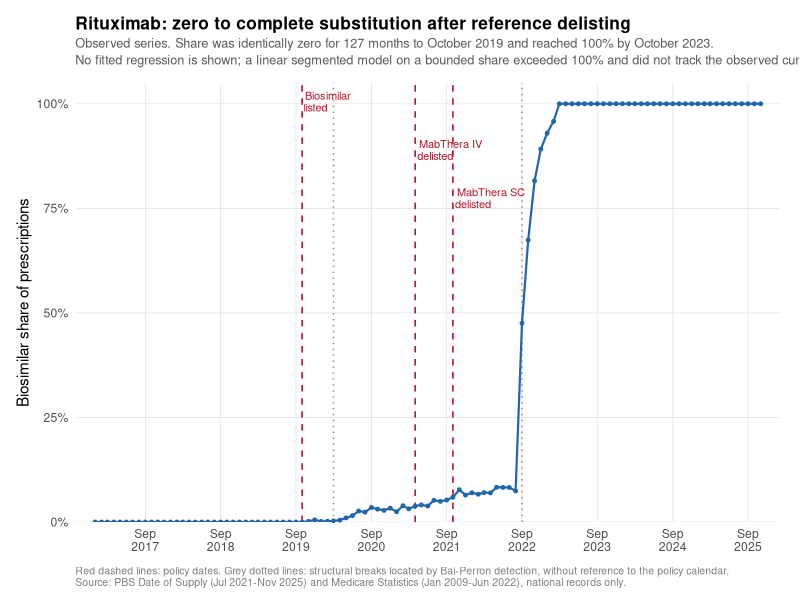
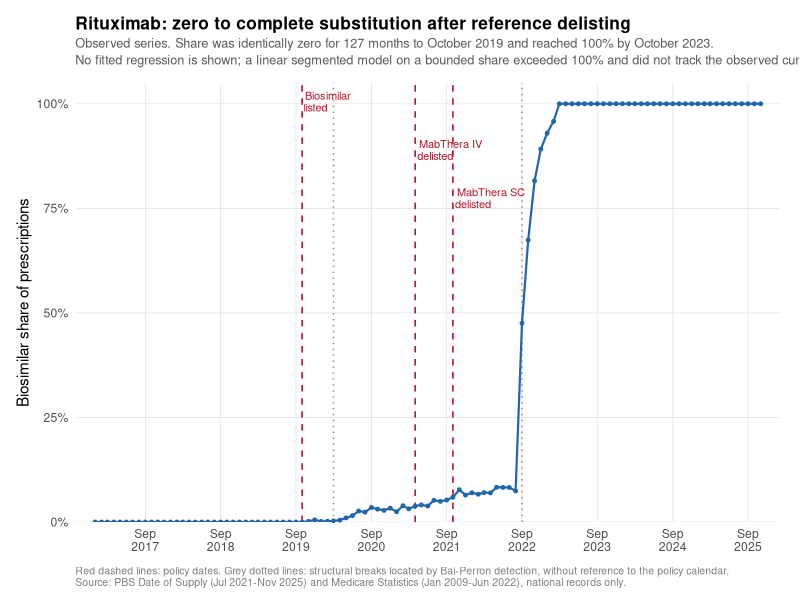
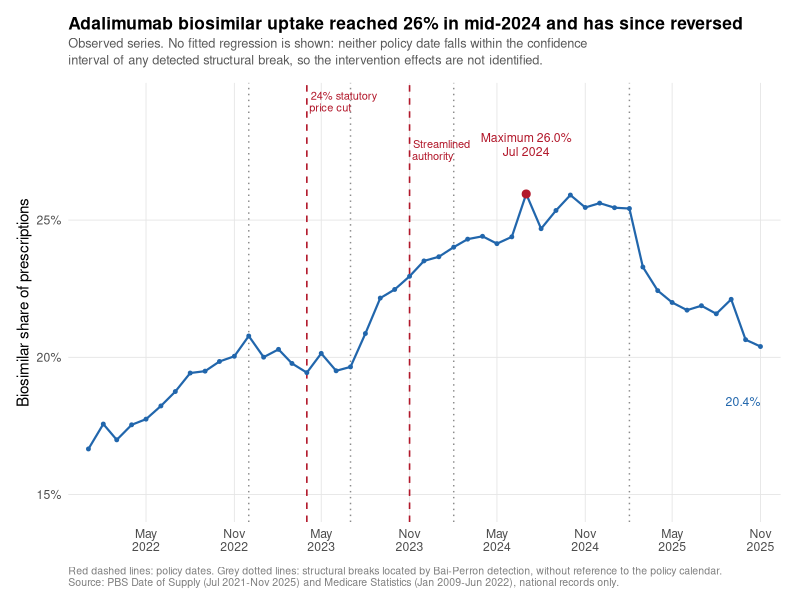
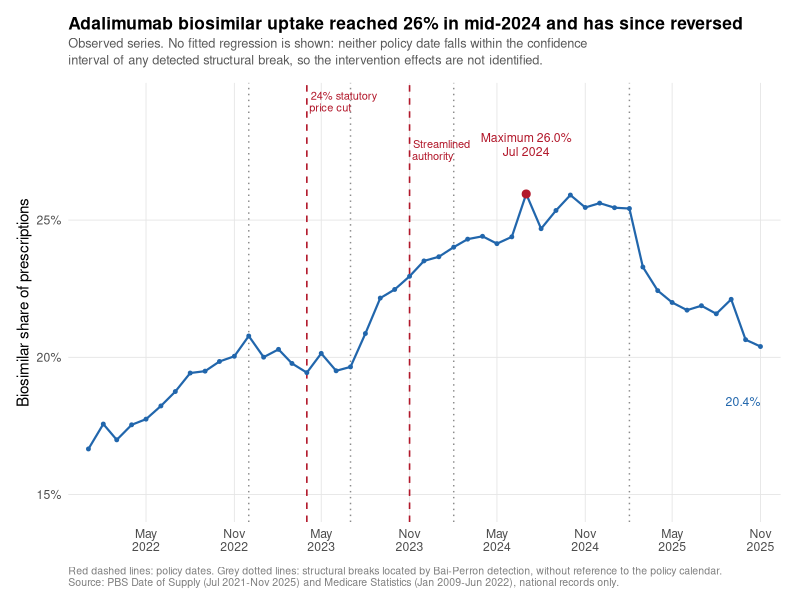

Reproduce these figures in R, in order.
################################################################################
# 09_figure2_observed.R
#
# Main-text Figure 2, rebuilt for the R1 revision.
#
# The submitted Figure 2 showed a fitted segmented regression over the
# adalimumab series. That figure can no longer appear in the main text: the two
# modelled policy dates do not fall within the confidence interval of any
# structural break detected in the series, so the intervention effects are not
# identified and drawing the fitted line would assert an inference the design
# does not support. The fitted version is retained in Additional file 1
# alongside the A5 coefficients, reported for completeness only.
#
# This script draws the series as observed, marks the two policy dates, and
# marks the four Bai-Perron breaks so the reader can see directly that they do
# not coincide.
#
# Inputs:  data/processed/market_share_national.csv
# Outputs: outputs/figures/fig1_rituximab_observed.{pdf,png}
#          outputs/figures/fig2_adalimumab_observed.{pdf,png}
#
# Figure 1 is rebuilt on the same principle. The submitted version drew the
# fitted segmented regression over rituximab, and that line rises above 100%
# market share by 2025 while missing the observed sigmoid entirely -- a linear
# segmented model on a bounded proportion. Having withdrawn the fitted line from
# Figure 2 because the coefficients are not precisely attributed, it would be
# incoherent to keep it in Figure 1. Both figures now show the series as
# observed, which is also the stronger evidence for the rituximab claim: a
# decade at exactly zero followed by a complete switch needs no fitted line.
################################################################################

library(tidyverse)
library(lubridate)
library(here)
library(scales)
library(strucchange)
library(cli)

make_fig <- function(mol, start, ylim, ybreak_lab, policy, title, subtitle, outname,
                     annotate_peak = TRUE, detect_from = start) {
  # Breaks are detected on the ANALYSIS window (detect_from), which for
  # rituximab is the full series, so that the breaks drawn match those reported
  # in the text. `start` only truncates what is displayed, for legibility.
  full <- read_csv(here("data", "processed", "market_share_national.csv"),
                   show_col_types = FALSE) %>%
    filter(molecule == mol, period >= ymd(detect_from)) %>%
    mutate(period = ymd(period)) %>% arrange(period) %>% mutate(t = row_number())

  bp <- breakpoints(biosimilar_share ~ t, data = full, h = 0.15)
  break_dates <- full$period[bp$breakpoints]

  d <- full %>% filter(period >= ymd(start))
  cli_alert_info("{mol}: breaks {paste(format(break_dates, '%b %Y'), collapse=', ')}")

  span <- ylim[2] - ylim[1]
  policy <- policy %>% mutate(ypos = ylim[2] - 0.02 * span - (row_number() - 1) * 0.11 * span)

  peak <- d %>% slice_max(biosimilar_share, n = 1) %>% slice(1)
  last_obs <- d %>% slice_max(period, n = 1)

  p <- ggplot(d, aes(period, biosimilar_share)) +
    geom_vline(xintercept = break_dates, linetype = "dotted", colour = "grey55", linewidth = 0.5) +
    geom_vline(data = policy, aes(xintercept = date), linetype = "dashed",
               colour = "#B2182B", linewidth = 0.55) +
    geom_line(colour = "#2166AC", linewidth = 0.75) +
    geom_point(colour = "#2166AC", size = 1.0) +
    geom_text(data = policy, aes(x = date, y = ypos, label = label),
              inherit.aes = FALSE, size = 2.8, colour = "#B2182B", hjust = -0.06,
              vjust = 1, lineheight = 0.9) +
    scale_y_continuous(labels = percent_format(accuracy = 1), limits = ylim, expand = c(0, 0)) +
    scale_x_date(date_breaks = ybreak_lab, date_labels = "%b\n%Y", expand = expansion(mult = 0.03)) +
    labs(x = NULL, y = "Biosimilar share of prescriptions", title = title, subtitle = subtitle,
         caption = "Red dashed lines: policy dates. Grey dotted lines: structural breaks located by Bai-Perron detection, without reference to the policy calendar.\nSource: PBS Date of Supply (Jul 2021-Nov 2025) and Medicare Statistics (Jan 2009-Jun 2022), national records only.") +
    theme_minimal(base_size = 11) +
    theme(plot.title = element_text(face = "bold", size = 12.5, margin = margin(b = 3)),
          plot.subtitle = element_text(colour = "grey35", size = 9.2, margin = margin(b = 11), lineheight = 1.1),
          plot.caption = element_text(colour = "grey50", size = 7.6, hjust = 0, margin = margin(t = 9)),
          panel.grid.minor = element_blank(),
          panel.grid.major = element_line(linewidth = 0.3, colour = "grey90"),
          axis.text = element_text(size = 8.8), plot.margin = margin(12, 14, 8, 12))

  if (annotate_peak) {
    p <- p +
      geom_point(data = peak, colour = "#B2182B", size = 2.4) +
      annotate("text", x = peak$period, y = peak$biosimilar_share + 0.018,
               label = paste0("Maximum ", percent(peak$biosimilar_share, 0.1), "\n",
                              format(peak$period, "%b %Y")),
               size = 3.1, colour = "#B2182B", lineheight = 0.95) +
      annotate("text", x = last_obs$period, y = last_obs$biosimilar_share - 0.020,
               label = percent(last_obs$biosimilar_share, 0.1), size = 3.1,
               colour = "#2166AC", hjust = 1)
  }
  ggsave(here("outputs", "figures", paste0(outname, ".pdf")), p, width = 8.2, height = 5.0)
  ggsave(here("outputs", "figures", paste0(outname, ".png")), p, width = 8.2, height = 5.0, dpi = 300)
  cli_alert_success("Saved {outname}.pdf/png")
}

cli_h1("Figure 1: observed rituximab trajectory")
make_fig("rituximab", "2017-01-01", c(0, 1.05), "12 months",
  tibble(date = ymd(c("2019-10-01","2021-04-01","2021-10-01")),
         label = c("Biosimilar\nlisted","MabThera IV\ndelisted","MabThera SC\ndelisted")),
  "Rituximab: zero to complete substitution after reference delisting",
  "Observed series. Share was identically zero for 127 months to October 2019 and reached 100% by October 2023.\nNo fitted regression is shown; a linear segmented model on a bounded share exceeded 100% and did not track the observed curve.",
  "fig1_rituximab_observed", annotate_peak = FALSE, detect_from = "2009-01-01")

cli_h1("Figure 2: observed adalimumab trajectory")
make_fig("adalimumab", "2022-01-01", c(0.14, 0.30), "6 months",
  tibble(date = ymd(c("2023-04-01","2023-11-01")),
         label = c("24% statutory\nprice cut","Streamlined\nauthority")),
  "Adalimumab biosimilar uptake reached 26% in mid-2024 and has since reversed",
  "Observed series. No fitted regression is shown: neither policy date falls within the confidence\ninterval of any detected structural break, so the intervention effects are not identified.",
  "fig2_adalimumab_observed", annotate_peak = TRUE)
